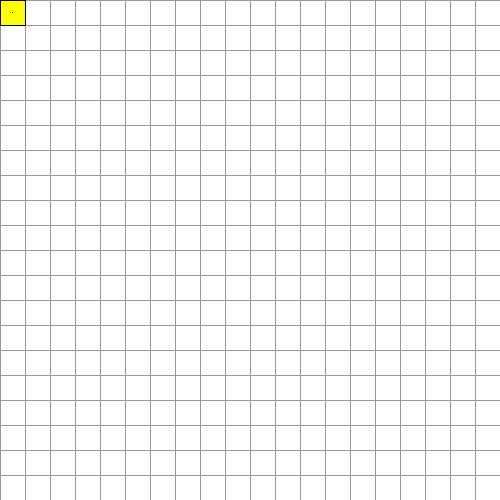
Frame 1 (no input)
Frame 60 (the mouse pressed at the canvas centre just before this capture): identical to frame 1, image omitted
Frame 120 (the mouse held since frame 60 and released just before this capture): identical to frame 1, image omitted

The Processing sketch that drew this single still picture (run headless with seeded random() and noise(); from frame 60 on, the mouse is pressed at the canvas centre):

// Processing sketch: path0
// ── path0.pde
/**
 * path0.pde
 * sklar/11-oct-2018
 * This program draws a 2D grid and a "robot" that navigates around the grid.
 **/
import java.util.Arrays;
/**
 declare constants
 */
int n;
int detectedIndex = 0;
int DELTA = 25;                  // this is the size of a grid square in pixels
PVector A = new PVector( 0, 0 ); // coordinates of starting point (in grid coordinates)
PVector Z = new PVector( 0, 0 ); // coordinates of target point (in grid coordinates)
PVector R = new PVector( 0, 0 ); // coordinates of robot's current location (in grid coordinates)
PVector[] detected;              //coordinates of detected obstacles
PVector[] obstacles;             //coordinates of obstacles
PVector[] hood = new PVector[8]; // coordinates of neighbourhood around robot (in grid coordinates)
PVector[] movable = new PVector[4];
boolean moving = true;           // this flag indicates if the robot is still moving to its target location
boolean starting = true;
boolean found = false;

/**
 setup()
 This function is called once, when the program starts up.
 **/
void setup() {
  size( 500, 500 );
  background( #ffffff );
  for ( int i=0; i<8; i++ ) {
    hood[i] = new PVector( 0, 0 );
  }
  for(int i = 0; i < 4; i++){
    movable[i] = new PVector(0, 0);
  }
}


/**
 * mouseClicked()
 * This function sets the starting and ending points for a new path.
 */
void mouseClicked() {
  n = int(random(100));
  detectedIndex = 0;
  obstacles = new PVector[n];
  detected = new PVector[n];
  starting = true;
  A.x = mouseX / DELTA;
  A.y = mouseY / DELTA;
  R = A.copy();
  setHood( R );
  setMovable(R);
  Z = pickRandomPoint();
  moving = true;
  populate();
  scan();
  System.out.println("generated " + n + " obstacles");
}


/**
 * keyTyped()
 * This function moves the robot to the adjacent grid cell that is closest to its target location.
 */
void keyTyped() {
  int m;
  if ( moving ) {
    m = closestPointM();
    move(m);
    scan();
  }
}



/**
 * pickRandomPoint()
 * This function picks a random point within the grid and returns it.
 */
PVector pickRandomPoint() {
  PVector P = new PVector();
  P.x = int( random( width/DELTA ));
  P.y = int( random( height/DELTA ));
  return( P );
}


/**
 * dist2Target()
 * This function computes the distance from the argument point (p) to the robot's target (Z).
 * The computed distance value is returned by the function.
 */
float dist2Target( PVector p ) {
  float d;
  // compute distance from q to p
  d = sqrt( sq( p.x - Z.x ) + sq( p.y - Z.y ));
  return( d );
}


/**
 * closestPoint()
 * This function finds the point in the robot's neighbourhood that is closest to the robot's target (Z).
 * The function returns the index in the array of neighbourhood points of the closet point to Z.
 */
 int closestPointH(){
  int c = 0;
  int m = 0;
  float cd = dist2Target
    ( hood[0] ), cd0;
  for ( int i=1; i<8; i++ ) {
    cd0 = dist2Target( hood[i] );
    if ( cd0 < cd ) {
      cd = cd0;
      c = i;
    }
  }
  return c;
}
 
 
int closestPointM() {
  int c = 0;
  int m = 0;
  float cd = dist2Target
    ( hood[0] ), cd0;
  for ( int i=1; i<8; i++ ) {
    cd0 = dist2Target( hood[i] );
    if ( cd0 < cd ) {
      cd = cd0;
      c = i;
    }
  }
  switch(c){
    case 1:
      m = 0;
      break;
    case 4:
      m = 1;
      break;
    case 6:
      m = 2;
      break;
    case 3:
      m = 3;
      break;
    case 0:
      if((R.x - Z.x) > (R.y - Z.y)){
        m = 3;
      }else{
        m = 0; 
      }
      break;
    case 2:
      if((Z.x - R.x) > (R.y - Z.y)){
        m = 1;
      }else{
        m = 0; 
      }
      break;
    case 5:
      if((R.x - Z.x) > (Z.y - R.y)){
        m = 3;
      }else{
        m = 2; 
      }
      break;
    case 7:
      if((Z.x - R.x) > (Z.y - R.y)){
        m = 1;
      }else{
        m = 2; 
      }
      break;
    
  }
  return( m );
}



/**
 * drawGridCell()
 * This function fills in the grid cell corresponding to the argument point "p", with the argument colour.
 */
void drawGridCell( PVector p, int colour ) {
  fill( colour );
  rect( p.x*DELTA, p.y*DELTA, DELTA, DELTA );
}


/**
 * setHood()
 * This function sets the robot's neighbourhood array of points, in grid coordinates.
 */
void setHood( PVector p ) {
  hood[0].set( p.x-1, p.y-1 );
  hood[1].set( p.x, p.y-1 );
  hood[2].set( p.x+1, p.y-1 );
  hood[3].set( p.x-1, p.y );
  hood[4].set( p.x+1, p.y );
  hood[5].set( p.x-1, p.y+1 );
  hood[6].set( p.x, p.y+1 );
  hood[7].set( p.x+1, p.y+1 );
}

void setMovable(PVector p){
  movable[0].set(p.x, p.y-1);
  movable[1].set(p.x+1, p.y);
  movable[2].set(p.x, p.y+1);
  movable[3].set(p.x-1, p.y);
}

/**
 * drawHood()
 * This function shades in the grid cells surrounding the robot's cell.
 */
void drawHood() {
  for ( int i=0; i<8; i++ ) {
    drawGridCell( hood[i], #cccccc );
  }
}

void populate(){
  if(starting){ 
    starting = false;
    for(int i = 0; i< n; i++){
      PVector obst = pickRandomPoint();
      PVector check1 = A.copy();
      PVector check2 = Z.copy();
      PVector check3 = R.copy();
      if(obst.equals(check1) || obst.equals(check2) || obst.equals(check3)){
        i--;
      }else{
        obstacles[i] = obst;
        drawGridCell(obst, #000099);
      }
    }
  }
}

void scan(){
  boolean alreadyIn = false;
  for(int i = 0; i < 8; i++){
    for(int yeet = 0; yeet < n; yeet++){
      if(obstacles[yeet].equals(hood[i])){
        for(int swag = 0; swag < detectedIndex; swag++){
          if(obstacles[yeet].equals(detected[swag])){
            alreadyIn = true;
          }
        }        
        if(!alreadyIn){
          detected[detectedIndex] = obstacles[yeet];
          detectedIndex++;
          found = true;
        }
      }
    }
  }
}

void move(int m){
  boolean canMove = true;
  int h = closestPointH();
  //System.out.println(m);
  for(int i = 0; i < n; i++){
     if(movable[m].equals(obstacles[i])){
       canMove = false;
       if(m == 0){
         switch(h){
           case 0:
             move(3);
             break;
           case 1:
             move(3);
             break;
           case 2:
             move(1);
             break;
         }
       }else if(m == 1){
         switch(h){
           case 2:
             move(0);
             break;
           case 4:
             move(0);
             break;
           case 7:
             move(2);
             break;
         }
       }else if(m == 2){
         switch(h){
           case 5:
             move(3);
             break;
           case 6:
             move(3);
             break;
           case 7:
             move(1);
             break;
         }
       }else if( m == 3){
         switch(h){
           case 0:
             move(0);
             break;
           case 3:
             move(0);
             break;
           case 5:
             move(2);
             break;
         }
       }
       return;
     }
  }
  if(canMove){
    R = movable[m].copy();
    if (R.equals(Z)) {
      moving = false;
      println( "done!" );
    } else {
      setHood( R );
      setMovable(R);
      println( "moved robot!" );
    }
  }
}

/**
 draw()
 This function draws the canvas. It is called once per frame.
 **/
void draw() {
  background( #ffffff );
  // draw grid
  stroke( #999999 );
  strokeWeight(1);
  for ( int i=0; i<width/DELTA; i++ ) {
    line( i*DELTA, 0, i*DELTA, height );
  }
  for ( int i=0; i<height/DELTA; i++ ) {
    line( 0, i*DELTA, width, i*DELTA );
  }
  if ( moving ) {
    drawHood(); // robot's neighbourhood
  }
  
   // plot points on grid
  drawGridCell( A, #009900 ); // starting point
  drawGridCell( Z, #990000 ); // end point
  drawGridCell( R, #000000 ); // robot's current location
  
  if(!starting){
    for(int i = 0; i < n; i++){
      drawGridCell(obstacles[i], #000099);
    }
  }
  
    for(int i = 0; i < n; i++){
      if(detected[i] !=null){
        //drawGridCell(detected[i], #990099);
        stroke(#ff0000);
        strokeWeight(4);
        line(detected[i].x*DELTA + 3, detected[i].y*DELTA + 3, detected[i].x*DELTA + DELTA - 3, detected[i].y*DELTA + DELTA - 3);
        line(detected[i].x*DELTA + DELTA - 3, detected[i].y*DELTA + 3, detected[i].x*DELTA + 3, detected[i].y*DELTA + DELTA - 3);
      }
    }
    strokeWeight(1);
    stroke( #000000 );
  // find closest point
  int c = closestPointM();
  drawGridCell( movable[c], #ffff00 );
  // draw line-of-sight line
  line( (R.x+0.5)*DELTA, (R.y+0.5)*DELTA, (Z.x+0.5)*DELTA, (Z.y+0.5)*DELTA );
}
